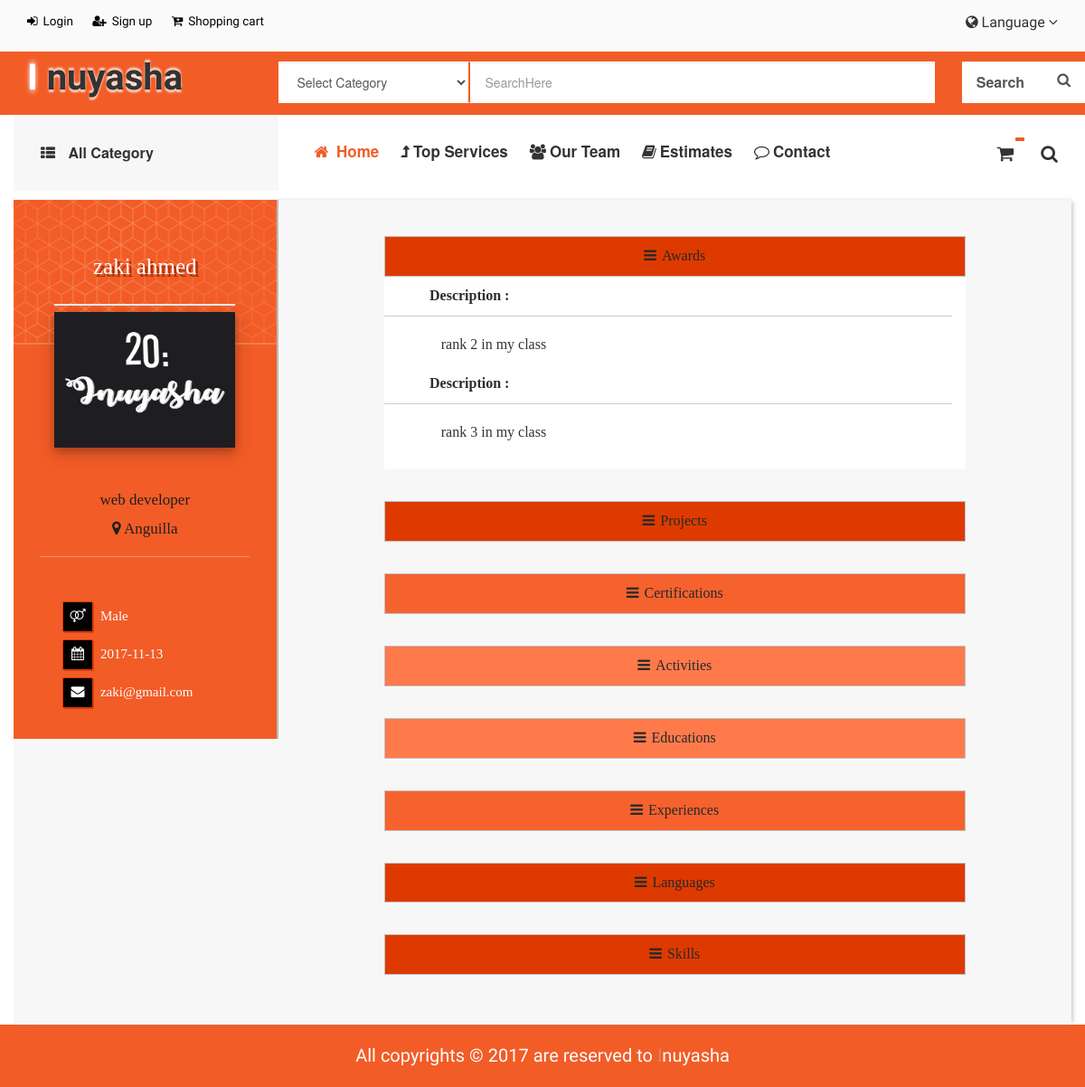
The page /FrontEnd/views/Client_Profile.php?id=5 on the database its author committed.
### tables this page shows
CREATE TABLE `customer` (
  `c_id` int(11) NOT NULL COMMENT 'id بتاع اليوزر',
  `c_name` varchar(255) NOT NULL COMMENT 'اسم اليوزر ',
  `gender` tinyint(1) NOT NULL COMMENT 'true > male , false > female',
  `dob` date NOT NULL COMMENT 'Date of Birth',
  `regstatus` tinyint(1) NOT NULL COMMENT 'true > account activated , false >account deactivated',
  `E-mail` varchar(255) NOT NULL,
  `password` varchar(255) NOT NULL,
  `image` varchar(255) NOT NULL,
  `dor` date NOT NULL COMMENT 'Date of Register',
  `confirmcode` varchar(255) DEFAULT NULL,
  `coins` int(11) NOT NULL DEFAULT '0'
);

CREATE TABLE `profile` (
  `c_id` int(11) NOT NULL,
  `zip_code` int(11) NOT NULL,
  `summary` text,
  `country` varchar(255) NOT NULL
);

CREATE TABLE `award` (
  `c_id` int(11) NOT NULL,
  `award` varchar(255) NOT NULL
);

### DashBoard[Back_End]/oop/Person.php (called while the page is built, shortened)
<?php
abstract class  Person {
    protected $name;
    protected $E_mail;
    protected $image;
    function getName() {
        return $this->name;
    }
    function getE_mail() {
        return $this->E_mail;
    }
    function getImage() {
        return $this->image;
    }
    function setName($name) {
        $filterfname= filter_var($name,FILTER_SANITIZE_STRING);
        if(ctype_space($filterfname))
        {return "fname can't be empty";}
        else
        {
           if(strlen($filterfname)<2 || strlen($filterfname)>15)
           { return 'Name must be between 2-15 character';}
           else
           {
            $this->name = $name;
            return NULL;
           }
        }
    }
    function setE_mail($E_mail) {
        $filtermail= filter_var($E_mail,FILTER_SANITIZE_EMAIL);
        if(!filter_var($filtermail,FILTER_VALIDATE_EMAIL))
        {$signuperror[]='pls enter valid E-mail';}
        else
        {
            $this->E_mail = $E_mail;
            return NULL;
        }
    }
}

### DashBoard[Back_End]/oop/Database.php (called while the page is built, shortened)
<?php
class Database {
     public $db_conn;
    public function __construct ()
    {
        $this->db_conn = dbConfig::getInstance();
        return $this->db_conn;
    }
    public function select($sql,$attribute)
    {
        $val=$this->db_conn->prepare($sql);
        $val->execute($attribute);
        $count = $val->rowCount();
        if($count>0)
        {
            return $val->fetchAll();
        }
        else
        {return 0;}
    }
}

### DashBoard[Back_End]/oop/dbConfig.php (called while the page is built, shortened)
<?php
class dbConfig {
   public static $db_conn=null;
   public static function getInstance()
   {
       if(dbConfig::$db_conn==null)
       {
            $host =  "localhost" ;
            $dbname =  "freelancer_website" ;
            $user =  "root" ;
            $password =  "" ;
            $dsn = "mysql:host=".$host.";dbname=".$dbname."";
            $option = array
               (
               PDO::MYSQL_ATTR_INIT_COMMAND => 'SET NAMES utf8'
               );
            try
            {
              dbConfig::$db_conn=  new PDO($dsn, $user, $password,$option);
              dbConfig::$db_conn->setAttribute(PDO::ATTR_ERRMODE, PDO::ERRMODE_EXCEPTION);
            } catch (PDOException $ex)
            {die('Connection Failed');}
            return dbConfig::$db_conn;
       }
       else
       {
           return dbConfig::$db_conn;
       }
   }
}

### DashBoard[Back_End]/oop/Client.php (called while the page is built, shortened)
<?php
class Client extends Person {
   private $gender;
   private $DOB;
   private $profile;
   private $iD;
   function __construct() {
       $this->profile = new Profile();
   }
   function getID() {
       return $this->iD;
   }
   function setID($iD) {
       $this->iD = $iD;
   }
       function getGender() {
        return $this->gender;
    }
    function getDOB() {
        return $this->DOB;
    }
    function getProfile(){
        $this->db_connection = new Database();
        return $this->profile;
    }
    function setGender($gender) {
         $this->gender = $gender;
    }
    function setDOB($DateOfBirth) {
        $this->DOB = $DateOfBirth;
    }
    public function connect()
    {
        $this->db_connection = new Database();
    }
    function setimgName($imgName)
    {
        $this->image=$imgName;
    }
    public function viewInfo()
    {
        $sql = "Select * From `customer` WHERE `c_id`= ?";
        $data = $this->db_connection->select($sql, array($this->getID()));
        return 1;
    }
    public function viewProfile ()
    {
        return $this->profile->GetProfileData($this->getID(),$this->db_connection);
    }
}

### DashBoard[Back_End]/oop/Profile.php (called while the page is built, shortened)
<?php
class Profile {
    public function GetProfileData ($c_ID,$db_connection)
    {
        $Query="Select * From `profile` WHERE `c_id` = $c_ID";
        return $db_connection->select($Query,NULL);
    }
        public function GetAwards ($c_ID,$db_connection)
    {
        $Query="Select * From `award` WHERE `c_id` = $c_ID";
        return $db_connection->select($Query,NULL);
    }
}

### FrontEnd/views/Client_Profile.php (the view, shortened to what this page needs)
<?php
 require './includes/header.php';
$id='';
if(isset($_GET['id']))
{
    $id=$_GET['id'];
}
else
{
    header("Location: Home.php");
    exit();
}
?>
        <?php
            $c1= new Client();
            $c1->setID($id);
            $check = $c1->viewInfo();
            $data = $c1->viewProfile();
        ?>
        <div class="container">
            <div class="row">
              <div class="pr_page col-xs-12 col-xs-offset-0 text-center">
                <div class="pr_leftSec col-xs-12 col-md-3">
                  <div id="basicInfo">
                    <div class="pr_leftHeader">
                        <h3 id="c_name"><?php echo $c1->getName(); ?></h3>
                        <hr>
                        <?php
                        if(strpos($c1->getImage(),'https:') !== false)
                        {
                            echo '<img id="autoload" src="'.$c1->getImage().'" >';
                        }
                        else if ($c1->getImage() == '')
                        {
                            echo '<img id="autoload" src="..\Images\client_images\default.png" >';
                        }
                        else
                        {echo '<img id="autoload" src="..\Images\\client_images\\'.$c1->getImage().'" >';}
                        ?>
                    </div>
                    <div class="pr_leftBody">
                        <p id="c_summary"><?php echo $data[0]['summary'] ?></p>
                        <h5> <i class="fa fa-map-marker" aria-hidden="true"></i> <?php echo $data[0]['country']; ?></h5>
                        <hr>
                    </div>
                    <div class="pr_leftInfo" id="basicInfo2">
                            <div title="Gender" class="pr_leftBtn"><i class="fa fa-venus-mars"></i></div>
                            <span><?php if($c1->getGender()) echo 'Male'; else echo 'Female'; ?></span>
                            <br>
                            <div title="Date of birth"class="pr_leftBtn"><i class="fa fa-calendar"></i></div>
                            <span><?php echo ($c1->getDOB()); ?></span>
                            <br>
                            <div title="Mail" class="pr_leftBtn"><i class="fa fa-envelope"></i></div>
                            <span><?php echo $c1->getE_mail(); ?></span>
                    </div>
                  </div>
                </div>
                <div class="pr_rightSec col-xs-12 col-md-7 col-md-offset-1">
                    <div class="pr_dataSquare">
                        <button class="pr_dataBtn pr_dataBtnTop btn" data-toggle="collapse" data-target="#awardsList"><i class="fa fa-bars" aria-hidden="true"></i><span>Awards</span></button>
                        <div class="pr_dataContent collapse in" id="awardsList">
                                <div id="awards">
                                <?php
                                    $awards = $c1->getProfile()->GetAwards($c1->getID(),$c1->db_connection);
                                    if($awards!=0)
                                    {
                                        foreach ($awards as $index)
                                        {
                                           echo'
                                           <dt>Description : </dt>
                                               <div class="pr_desc">
                                               <dd>'.$index['award'].'</dd>
                                            </div>
                                            <div class="clearfix"></div><br>
                                            ';
                                        }
                                    }
                                    else{
                                        echo '<h5> You have not any awards </h5>';
                                    }
                                    ?>
                                </div>
                            </div>
                        </div>
                    <div class="pr_dataSquare">
                        <buton class="pr_dataBtn pr_dataBtnTop btn" data-toggle="collapse" data-target="#projectsList"><i class="fa fa-bars" aria-hidden="true"></i><span>Projects</span></buton>
                        </div>
                    <div class="pr_dataSquare">
                        <buton buton class="pr_dataBtn pr_dataBtnMid btn" data-toggle="collapse" data-target="#certificationsList"><i class="fa fa-bars" aria-hidden="true"></i><span>Certifications</span></buton>
                        </div>
                        <div class="pr_dataSquare">
                          <buton buton class="pr_dataBtn pr_dataBtnCenter btn" data-toggle="collapse" data-target="#activityList"><i class="fa fa-bars" aria-hidden="true"></i><span>Activities</span></buton>
                              </div>
                        <div class="pr_dataSquare">
                            <buton class="pr_dataBtn pr_dataBtnCenter btn" data-toggle="collapse" data-target="#educationList"><i class="fa fa-bars" aria-hidden="true"></i><span>Educations</span></buton>
                                  </div>
                      <div class="pr_dataSquare">
                        <buton class="pr_dataBtn pr_dataBtnMid btn" data-toggle="collapse" data-target="#experienceList"><i class="fa fa-bars" aria-hidden="true"></i><span>Experiences</span></buton>
                        </div>
                      <div class="pr_dataSquare">
                          <buton class="pr_dataBtn pr_dataBtnTop btn" data-toggle="collapse" data-target="#languagesList"><i class="fa fa-bars" aria-hidden="true"></i><span>Languages</span></buton>
                            </div>
                      <div class="pr_dataSquare">
                            <buton class="pr_dataBtn pr_dataBtnTop btn" data-toggle="collapse" data-target="#skillsList"><i class="fa fa-bars" aria-hidden="true"></i><span>Skills</span></buton>
                                    </div>
                    </div>
                  </div>
              </div>
          </div>
<?php require './includes/footer.php'; ?>

### FrontEnd/style/css/Home.css (style rules this page uses)
body { margin: 0; padding: 0; box-sizing: border-box; overflow-x: hidden; }

### FrontEnd/style/css/profile.css (style rules this page uses)
.pr_page { background:#f7f7f7; padding-left: 0px; padding-right: 0px; height: 100%; -webkit-box-shadow: 3px 0 5px -2px rgba(166, 166, 166, 0.8); box-shadow: 3px 0 5px -2px rgba(166, 166, 166, 0.8); }
.pr_leftSec { background:#f25c27; height: 100% !important; min-height: 100%; padding: 0px; border-right: 2px solid #bdbdbd; padding-bottom: 30px; }
.pr_leftHeader { padding:10px; height: 160px; border-bottom: 2px solid #f67c4d; background-image: url('../../Images//website_images/profile.png'); background-size: auto; background-color: #b93000; }
.pr_leftHeader h3 { padding-top: 30px; padding-bottom: 7px; color: white; font-size: 25px; font-family: 'Comfortaa'; text-shadow: 3px 3px #a3340c; }
.pr_leftHeader hr { width: 200px; border-width: 2px; color: white; margin-bottom: 7px; }
.pr_leftHeader img { width:200px; height:150px; border-width: thin; box-shadow: 0 4px 8px 0 rgba(0, 0, 0, 0.2), 0 6px 20px 0 rgba(0, 0, 0, 0.19); }
.pr_leftBody { margin-top: 160px; }
.pr_leftBody p, h5 { color: #1f1f1f; font-family: 'Exo'; font-size: 17px; }
.pr_leftBody hr { width: 80%; border-width: 1px; color: #f19574; margin-bottom: 7px; border-color: #f19574; }
.pr_leftInfo { text-align: left; padding-left: 50px; margin-top: 45px; }
.pr_leftBtn { width: 34px; height: 34px; background-color: #000; border-radius: 2px; border: 1px solid #d93b03; color: white; font-size: 15px; text-align: center; padding: 3px; display: inline-block; margin: 4px 4px; box-shadow: 1px 1px #d93b03; }
.pr_leftInfo span { color: white; font-family: 'Calibri'; font-size: 15px; }
.pr_rightSec { height: 100%; background-color: #f7f7f7; padding:20px; padding-top: 40px; }
.pr_dataSquare { background-color: #de3a00; margin-bottom: 35px; }
.pr_dataBtnTop { background: #de3a00; }
.pr_dataBtnMid { background: #f6622e; }
.pr_dataBtnCenter { background: #ff7a4b; }
.pr_dataBtn { padding: 10px 25px; font-family: 'Roboto', sans-serif; font-weight: 500; outline: none !important; cursor: pointer; transition: all 0.3s ease; position: relative; display: inline-block; width: 100%; border-radius: 0px; font-family: 'Saira SemiCondensed'; color: #282828; font-size: 16px; border: 1px solid #c1c1c1; z-index: 1; }
.pr_dataBtn:after { position: absolute; content: ""; width: 100%; height: 0; bottom: 0; left: 0; z-index: -1; background: #000; transition: all 0.3s ease; }
.pr_dataBtn i { margin-right: 6px; }
.pr_dataContent { background-color: #fff; padding-top: 10px; padding-bottom: 10px; padding-right: 15px; }
.pr_dataContent dt { color: #2d2d2d; font-family: 'Exo'; font-size: 16px; text-align: left; padding-left: 50px; border-bottom: 1px solid #cccccc; padding-bottom: 10px; }
.pr_desc { width:90%; float:right; }
.pr_desc dd { font-family: 'Saira SemiCondensed'; margin-top: 20px; text-align: left; font-size: 16px; }

### rows shown on the page
customer: c_name "zaki ahmed", image (picture), dob "2017-11-13", value "zaki@gmail.com"
profile: summary "web developer", country "Anguilla"
award: award "rank 2 in my class"
award: award "rank 3 in my class"
